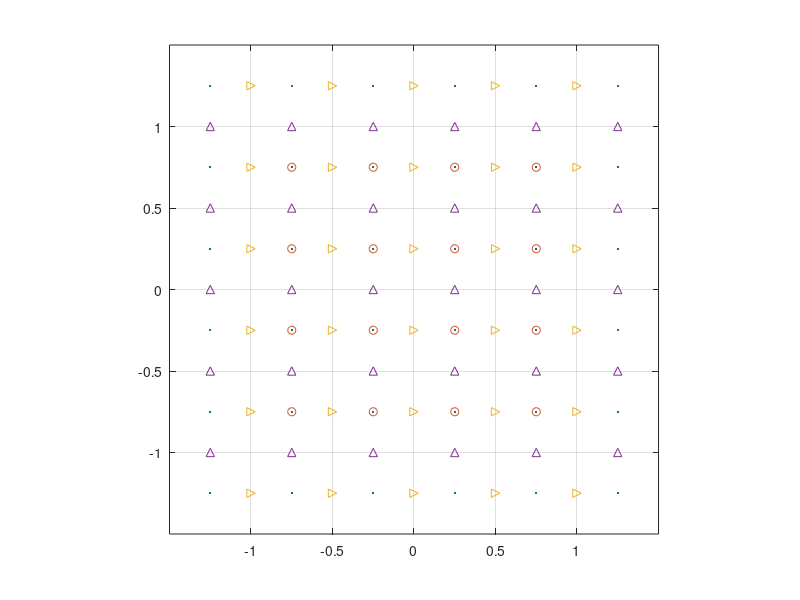

The MATLAB script that drew this image:
% The main solver code.
function main
    clc;
    % Physical quantities
    alpha = 0; % Peclet number
    beta  = 0; % Applied electric field
    vel = 0; % Particle velocity 
    
    % Grid creation
    x = linspace(-1, 1, 5);
    y = linspace(-1, 1, 5);
    [sz, Xc, Yc, Xx, Yx, Xy, Yy, Xi, Yi] = create_grids(x, y, 1);
    Ic = interior(sz + 2);
    [Ju Iu Jd Id Jl Il Jr Ir] = boundary(Ic);
    
    % Guess initial values for all variables
    Phi = zeros(sz) + randn(sz)/100;
    C = ones(sz + 2);
    C(Ic) = 1 + randn(sz)/100;
    Vx = zeros(sz - [1 0]);
    Vy = zeros(sz - [0 1]);
    P = zeros(sz);
    
    % Iterations
    iters = [4 2];
    L = laplacian(Ic, Xc, Yc);
    for iter = 1:1000
        %%% Laplace equation (for Phi)
        A = laplacian(Ic, Xc, Yc, C);
        K = [Ju Iu; Jd Id; Jl Il; Jr Ir];
        M = [0*Ju+1 0*Iu-1; 0*Jd+1 0*Id-1; 0*Jl+1 0*Il; 0*Jr+1 0*Ir-1];
        u = [0*[Ju; Jd]; -log(col(C(Il))); 0*Jr];
        [A, f] = subst(A, zeros(sz), K, M, u);
        Phi = iterate(Phi, A, f, iters(1));
        %%% Diffusion-advection (for C)
        M = [0*Ju+1 0*Iu-1; 0*Jd+1 0*Id-1; 0*Jl+1 0*Il; 0*Jr+1 0*Ir];
        u = [0*[Ju; Jd]; exp(-col(Phi(1, 1:end))); 0*Jr+1];
        A = L;
        [A, f] = subst(A, zeros(sz), K, M, u);
        C(Ic) = iterate(C(Ic), A, f, iters(2));
        C(Jl) = exp(-col(Phi(1, 1:end)));        
        C(Jr) = 1;
        C(Ju) = C(Iu);
        C(Jd) = C(Id);
        
        %%% Stokes (for Vx, Vy and P)        
        % P = P - mean(P(:)); % re-normalize P
    end
    % Results
    Phi, C-1, Vx, Vy, P

    save results
end

function x = iterate(x, A, f, N)
    sz = size(x);
    x = x(:);
    for i = 1:N
        r = f - A * x;
        x = x + dinv(A) * r;
    end
    x = reshape(x, sz);
end

function [Ju Iu Jd Id Jl Il Jr Ir] = boundary(I)
    Jl = find(  shift(I, [-1, 0]) & ~I ); 
    Il = find( ~shift(I, [+1, 0]) &  I ); 
    Jr = find(  shift(I, [+1, 0]) & ~I ); 
    Ir = find( ~shift(I, [-1, 0]) &  I ); 
    Jd = find(  shift(I, [0, -1]) & ~I ); 
    Id = find( ~shift(I, [0, +1]) &  I ); 
    Ju = find(  shift(I, [0, +1]) & ~I ); 
    Iu = find( ~shift(I, [0, -1]) &  I ); 
end

function I = shift(I, Q)

    sz = size(I);
    Qp = max(Q, 0); % positive shifts
    Qn = min(Q, 0); % negative shifts

    I = [zeroes(Q(1), size(I, 2)); ...
         I(1-Qn(1):end-Qp(1), :); ...
         zeroes(-Q(1), size(I, 2))];

    I = [zeroes(size(I, 1), Q(2)), ...
         I(:, 1-Qn(2):end-Qp(2)), ...
         zeroes(size(I, 1), -Q(2))];

    function Z = zeroes(n, m)
        Z = false(min(max([n m], 0), sz));
    end

end

% Substitude Mx(K)=u into Ax=f, removing eliminated variables.
% The first coordinate for each M's row is eliminated.
% In addition, all zero columns are eliminated from A.
function [A, f] = subst(A, f, K, M, u)

    P = K(:, 1); % P is to-be-eliminated variable vector
    K(:, 1) = []; % K now contains dependent variables
    S = diag(1 ./ M(:, 1)); % Rescaling according to first coordinate

    u = S * u(:);
    f = f(:) - A(:, P) * u;

    n = size(A, 2); % n = # of variables.
    
    M = S * M(:, 2:end);
    T = sparse(repmat(P, 1, size(K, 2)), K, M, n, n);
    A = A - A * T;
    A(:, P) = [];

    A(:, ~any(A, 1)) = [];
end

function I = interior(sz)
    % Array of true values
    I = true(sz);
    % Exclude boundary points' indices (special handling of 1D)
    I([1 sz(1)], :) = false;
    I(:, [1 sz(2)]) = false; 
end

% Laplacian discretization using sparse matrix
function A = laplacian(interior, X, Y, C)    
    sz = size(interior);
    N = prod(sz);
    if nargin < 4
        C = ones(sz); % Assume uniform C
    end

    ind = @(I, J) sub2ind(sz, I, J);
    K = find(interior); % Fill only interior points
    K = K(:);
    [I, J] = ind2sub(sz, K);
    Dp = repmat([1 0 -1], [numel(K) 1]); 
    % NOTE: The stencil is constructed as: [forward, middle, backward] coefficients.
    Ip = repmat(I, [1 3]);
    Jp = repmat(J, [1 3]);

    % Build 2D sparse matrix L = "Dxx/Mxx" + "Dyy/Myy":

    % for X
    Kr = ind(I+1, J); % Left
    Kl = ind(I-1, J); % Right
    Dxx = ... % Laplacian stencil in X direction
     col(( C(Kr) + C(K) ) ./ (( X(Kr) - X(K) ))) * [1 -1 0] -  ...
     col(( C(K) + C(Kl) ) ./ (( X(K) - X(Kl) ))) * [0 1 -1];
    P = ind(Ip + Dp, Jp); % column indices
    Dxx = sparse(repmat((1:numel(K))', [1 3]), P, Dxx, numel(K), N);
    % The denumerator is separated, for A to be symmetric
    % (since the original operator is self-adjoint).
    Mxx = sparse(1:numel(K), 1:numel(K), (X(Kr) - X(Kl)), numel(K), numel(K));
    % Laplacian for X direction is (pinv(Mxx) * Dxx)

    % for Y
    Ku = ind(I, J+1); % Up
    Kd = ind(I, J-1); % Down
    Dyy = ... % Laplacian stencil in Y direction
     col(( C(Ku) + C(K) ) ./ (( Y(Ku) - Y(K) ))) * [1 -1 0] -  ...
     col(( C(K) + C(Kd) ) ./ (( Y(K) - Y(Kd) ))) * [0 1 -1];
    P = ind(Ip, Jp + Dp); % column indices
    Dyy = sparse(repmat((1:numel(K))', [1 3]), P, Dyy, numel(K), N);
    % The denumerator is separated, for A to be symmetric
    % (since the original operator is self-adjoint).
    Myy = sparse(1:numel(K), 1:numel(K), (Y(Ku) - Y(Kd)), numel(K), numel(K));
    % Laplacian for Y direction is (pinv(Myy) * Dyy)

    % % The actual Laplacian matrix is:
    % A = dinv(Mxx) * Dxx + dinv(Myy) * Dyy;

    % Pre-multiply it by (Mxx * Myy) for symmetry of A.
    M = Mxx * Myy;
    L = Myy * Dxx + Mxx * Dyy;
    A = dinv(M) * L;
end

% Diffusion advection discretization using sparse matrix
function [A, interior] = advection(interior, X, Y, Vx, Vy, method)    
    sz = size(interior);
    N = numel(interior);

    ind = @(I, J) sub2ind(sz, I, J);
    K = find(interior); % Fill only interior points
    K = K(:);
    [I, J] = ind2sub(sz, K);
    Dp = repmat([1 0 -1], [numel(K) 1]); 
    % NOTE: The stencil is constructed as: [forward, middle, backward] coefficients.
    Ip = repmat(I, [1 3]);
    Jp = repmat(J, [1 3]);
    Kp = repmat(K, [1 3]); % interior variables' indices, for 1D stencil

    switch method
        case 'upwind'
            Dx = sparse(N, N);
            if sz(1) > 1 % for X
                Kr = ind(I+1, J); % Left
                Kl = ind(I-1, J); % Right
                P = ind(Ip + Dp, Jp); % column indices
                Dx_r = sparse(K, K, 1./(X(Kr) - X(K)), N, N) * ...
                       sparse(Kp, P, ones(size(K)) * [1 -1 0], N, N);
                Dx_l = sparse(K, K, 1./(X(K) - X(Kl)), N, N) * ...
                       sparse(Kp, P, ones(size(K)) * [0 1 -1], N, N);
                % Find upstream direction
                Sx = sign(convn(Vx, [1; 1]/2, 'valid'));
                Dx = sparse(K, K, (Sx > 0) .* Vx(1:end-1, :), N, N) * Dx_l + ...
                     sparse(K, K, (Sx < 0) .* Vx(2:end,   :), N, N) * Dx_r;
            end
            Dy = sparse(N, N);
            if sz(2) > 1 % for Y
                Ku = ind(I, J+1); % Up
                Kd = ind(I, J-1); % Down
                P = ind(Ip, Jp + Dp); % column indices
                Dy_u = sparse(K, K, 1./(Y(Ku) - Y(K)), N, N) * ...
                     sparse(Kp, P, ones(size(K)) * [1 -1 0], N, N);
                Dy_d = sparse(K, K, 1./(Y(K) - Y(Kd)), N, N) * ...
                     sparse(Kp, P, ones(size(K)) * [0 1 -1], N, N);
                % Find upstream direction
                Sy = sign(convn(Vy, [1, 1]/2, 'valid'));
                Dy = sparse(K, K, (Sy > 0) .* Vy(:, 1:end-1), N, N) * Dy_d + ...
                     sparse(K, K, (Sy < 0) .* Vy(:, 2:end  ), N, N) * Dy_u;
            end

        case 'central'
            Dx = sparse(N, N);
            if sz(1) > 1 % for X
                Kr = ind(I+1, J); % Left
                Kl = ind(I-1, J); % Right
                P = ind(Ip + Dp, Jp); % column indices
                Vx = convn(Vx, [1; 1]/2, 'valid');
                Dx = sparse(K, K, Vx(:)./(X(Kr) - X(Kl)), N, N) * ...
                     sparse(Kp, P, ones(size(K)) * [1 0 -1], N, N);
            end
            Dy = sparse(N, N);
            if sz(2) > 1 % for Y
                Ku = ind(I, J+1); % Up
                Kd = ind(I, J-1); % Down
                P = ind(Ip, Jp + Dp); % column indices
                Vy = convn(Vy, [1, 1]/2, 'valid');
                Dy = sparse(K, K, Vy(:)./(Y(Ku) - Y(Kd)), N, N) * ...
                     sparse(Kp, P, ones(size(K)) * [1 0 -1], N, N);
            end

        otherwise
            error('Unsupported %s!', method)
    end

    A = Dx + Dy;
end

function [sz, Xc, Yc, Xx, Yx, Xy, Yy, Xi, Yi] = create_grids(x, y, verbose)
    x = x(:); y = y(:); sz = [numel(x) numel(y)] - 1;
    % extended grid (for ghost points)
    xg = [2*x(1) - x(2); x; 2*x(end) - x(end-1)];
    yg = [2*y(1) - y(2); y; 2*y(end) - y(end-1)];
    % cell-centered coordinates
    xc = average(xg, [1; 1]/2);
    yc = average(yg, [1; 1]/2);
    % NDGRID convention
    [Xc, Yc] = ndgrid(xc, yc);
    [Xx, Yx] = ndgrid(xg(2:end-1), yc);
    [Xy, Yy] = ndgrid(xc, yg(2:end-1));
    [Xi, Yi] = ndgrid(xc(2:end-1), yc(2:end-1));

    if nargin > 2 && verbose        
        plot(Xc(:), Yc(:), '.', Xi(:), Yi(:), 'o', ...
             Xx(:), Yx(:), '>', Xy(:), Yy(:), '^');
        set(gca, 'XTick', x, 'YTick', y, 'XGrid', 'on', 'YGrid', 'on');
        axis square; 
    end
end

function A = average(A, h)
    A = convn(A, h, 'valid');
end

% R = pseudo-inverse of diag(A).
function R = dinv(A)
    d = full(diag(A));
    I = find(d);
    d(I) = 1 ./ d(I);
    N = numel(d);
    R = sparse(1:N, 1:N, d);
end

% Converts x to a column vector = x(:)
function x = col(x)
    x = x(:);
end
